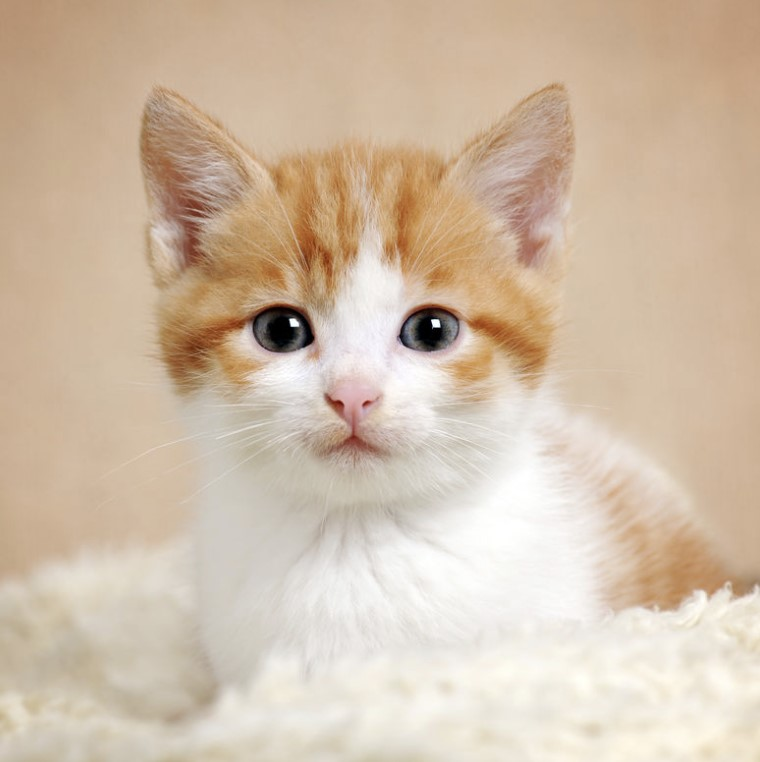
#> input picture input.jpg, 760 x 762 px; its folder holds only this picture in this run
$ jupyter execute fisheye.ipynb
#> lines starting #> are read from the running program, lines starting #| are printed output that depends on the picture
#> in main, image is the input picture: shape (762, 760, 3); mean B, G, R 169.5, 190.3, 209.3
#| 处理 input.jpg (762, 760, 3)
[cell 1]
from functools import lru_cache
from numpy import cos, sin
from tqdm import tqdm
import numpy as np
import random
import glob
import cv2
import os

[cell 2]
focal_length = [2.5, 2.5]  # 焦距，越小越圆
xi_ = [4.5, 7.5]  # ξ,越大图越小且越圆
radial_param = [-2.0, -2.0, -2.0]  # 径向畸变参数
tangential_param = [0.0, 0.0]  # 切向畸变参数
gamma = None  # γ
u0, v0 = 1, 1  # 焦点
s = 0.0  # 斜度
r = 1.0  # 长宽比
projection_matrix = None
distance = None  # 初始时图像平面到单位球心的距离
# 旋转矩阵参数
alpha_ = [-0.2, 0.2]  # 正：向下旋转 负：向上旋转 [-0.3,0.3]
beta_ = [-0.2, 0.2]  # 正：向左旋转 负：向右旋转 [-0.3,0.3]
theta_ = [-0.1, 0.1]  # 平面旋转 [-0.1,0.1]
x_trans = 0
y_trans = 0
z_trans = 0

x_shift_ = [-50, 50]  # x方向偏移量
y_shift_ = [-50, 50]  # y方向偏移量

[cell 3]
# 生成鱼眼图像
# [67 lines left out: function generate, not called in this run]


# 按照uv贴图的方式，计算每一块四个点的投影坐标，然后将这一块变形为投影后的四边形
# show:是否显示绘制过程
def generateUV(img, show = True):
#> called with show = True
    global gamma, projection_matrix, distance
    height, width = img.shape[:2]
#> height = 762; width = 760
    # img = cv2.resize(img, (width, height), interpolation=cv2.INTER_NEAREST)
    out_img = np.zeros(img.shape).astype(np.uint8)

    # 显示绘制过程
    show_img = img.copy()
    show_img = cv2.resize(show_img, (img.shape[1] // 2, img.shape[0] // 2))
    show_out_img = out_img.copy()
    show_out_img = cv2.resize(show_out_img, (img.shape[1] // 2, img.shape[0] // 2))

    # 以图像中心为原点，建立坐标矩阵
    center_x, center_y = width // 2, height // 2
#> center_x = 380; center_y = 381
    cord_x, cord_y = np.meshgrid(np.arange(start = -center_x, stop = center_x),
                                 np.arange(start = -center_y, stop = center_y))
    cord = np.dstack((cord_x, cord_y)).astype(np.float64)  # (256,256,2)
    cord = np.insert(cord, 2, 1, axis = 2)  # 插入z坐标值（单位球面），(256,256,3)

    # 投影参数
    alpha = random.uniform(alpha_[0], alpha_[1])
    beta = random.uniform(beta_[0], beta_[1])
    theta = random.uniform(theta_[0], theta_[1])
    gamma = random.uniform(focal_length[0], focal_length[1])
    distance = random.uniform(focal_length[0], focal_length[1]) * width / 12  # 控制畸变程度关键变量
#> distance = 158.3
    xi = random.uniform(xi_[0], xi_[1])
    x_shift = random.uniform(x_shift_[0], x_shift_[1])
    y_shift = random.uniform(y_shift_[0], y_shift_[1])
    projection_matrix = np.array([[gamma, gamma * s, u0], [0, gamma * r, v0], [0, 0, 1]]).astype(np.float64)
    rotate_matrix = np.array([[cos(beta) * cos(theta), cos(beta) * sin(theta), -sin(beta), x_trans],
                              [-cos(alpha) * sin(theta) + sin(alpha) * sin(beta) * cos(theta),
                               cos(alpha) * cos(theta) + sin(alpha) * sin(beta) * sin(theta), sin(alpha) * cos(beta),
                               y_trans], [sin(alpha) * sin(theta) + cos(alpha) * sin(beta) * cos(theta),
                                          -sin(alpha) * cos(theta) + cos(alpha) * sin(beta) * sin(theta),
                                          cos(alpha) * cos(beta), z_trans], [0, 0, 0, 1]])

    # 返回(x,y)投影后的坐标
    @lru_cache(maxsize = 1024, typed = False)
    def get_projection(i, j):
        cord_ij = cord[i][j].copy()
        x, y = cord_ij[:2]
        x, y = float(x), float(y)
        x, y = x + x_shift, y + y_shift
        z = distance
        # formula(1)
        mod = np.sqrt(x * x + y * y + z * z)  # x,y归一化
        x, y, z = x / mod, y / mod, z / mod
        x, y, z = np.matmul(rotate_matrix, np.array([x, y, z, 1.0]).T)[:3]
        # x, y, z = float(x), float(y), float(z)

        x, y, z = x / (z + xi), y / (z + xi), 1.0
        # formula(4),https://physics.stackexchange.com/questions/273464/what-is-the-tangential-distortion-of
        # -opencv-actually-tangential-to
        r2 = x * x + y * y
        k = radial_param
        p = tangential_param
        c = 1 + k[0] * r2 + k[1] * r2 ** 2 + k[2] * r2 ** 3
        new_x = x * c + 2 * p[0] * x * y + p[1] * (r2 + 2 * x * x)
        new_y = y * c + 2 * p[1] * x * y + p[0] * (r2 + 2 * y * y)
        cord_ij[0], cord_ij[1], cord_ij[2] = new_x, new_y, z
        cord_ij = np.matmul(projection_matrix, cord_ij)

        x, y = round(cord_ij[0] * center_x), round(cord_ij[1] * center_y)
        return [y, x]

    block_size = 64  # 每次进行投影变换的一块区域大小
    for i in tqdm(range(0, height, block_size), ncols = 120):
        for j in range(0, width, block_size):
            # 以当前点为左上角计算四个点[左上，左下，右下，右上]
            block = [[i, j], [i + block_size - 1, j], [i + block_size - 1, j + block_size - 1], [i, j + block_size - 1]]
            block_proj = [[0, 0], [0, 0], [0, 0], [0, 0]]  # 投影后坐标
            for k in range(4):
                block[k][0] = max(0, block[k][0])
                block[k][0] = min(height - 2, block[k][0])  # 解决莫名其妙的边界错误
                block[k][1] = max(0, block[k][1])
                block[k][1] = min(width - 2, block[k][1])
                block_proj[k] = get_projection(block[k][0], block[k][1])
            block = np.float32(block)
            block_proj = np.float32(block_proj)
            for _ in range(4):
                block_proj[_] = block_proj[_][::-1]  # 反转
                block[_] = block[_][::-1]
            proj_M = cv2.getPerspectiveTransform(block, block_proj)  # 计算投影变换矩阵:block_proj = proj_M * block

            # 分割出要变换的块
            # 如果是先截取要分割的块再投影变化则因为走样原因会出现黑边，因此要先投影整张图像在截取
            # block_img = np.zeros(img.shape).astype(img.dtype)
            # block_img[i:i + block_size, j:j + block_size, :] = img[i:i + block_size, j:j + block_size, :]
            block_img = img.copy()
            mask = np.zeros(img.shape[:2], np.uint8)
            cv2.drawContours(mask, [block_proj.astype(np.int32)], -1, 255, -1, cv2.LINE_AA)  # 生成切割部分的mask

            # 计算投影结果
            proj_out = cv2.warpPerspective(block_img, proj_M, (width, height), cv2.INTER_LINEAR)
            proj_out = cv2.bitwise_and(proj_out, proj_out, mask = mask) # 图像按位与运算
            alpha = proj_out.sum(axis = (2))  # 获取第三维的和，如果为0，说明该像素为背景像素
            out_img_alpha = alpha == 0
            proj_out_alpha = alpha != 0  # 设置投影后的图像alpha
            for c in range(3):
                out_img[:, :, c] *= out_img_alpha
                proj_out[:, :, c] *= proj_out_alpha
            out_img = cv2.addWeighted(out_img, 1, proj_out, 1, 0)  # 图像叠加

            # 显示绘制过程
            if show:
                cv2.polylines(show_out_img, [block_proj.astype(np.int32) // 2], True, (0, 0, 255), 1, cv2.LINE_AA)
                cv2.polylines(show_img, [block.astype(np.int32) // 2], True, (0, 255, 0), 1, cv2.LINE_AA)  # 反走样
                cv2.imshow("show_img", show_img)
                cv2.imshow("show_out_img", show_out_img)
                cv2.imshow("out_img", out_img)
                cv2.waitKey(1)
#> this loop made 12 passes
#> pass 1, in generateUV, `cv2.imshow("show_img", show_img)`:
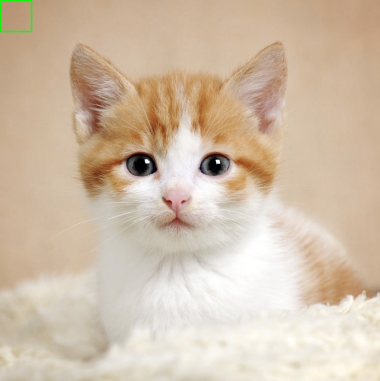
#> window 'show_img': shape (381, 380, 3); mean B, G, R 169.5, 190.5, 209.3
#> pass 1, in generateUV, `cv2.imshow("show_out_img", show_out_img)`:
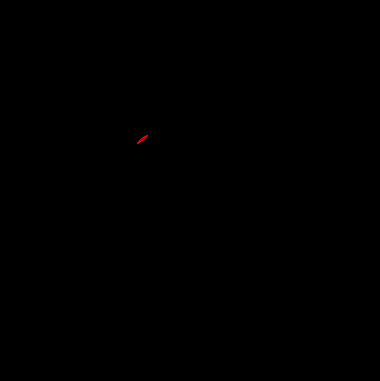
#> window 'show_out_img': shape (381, 380, 3); mean B, G, R 0, 0, 0
#> after the loop:
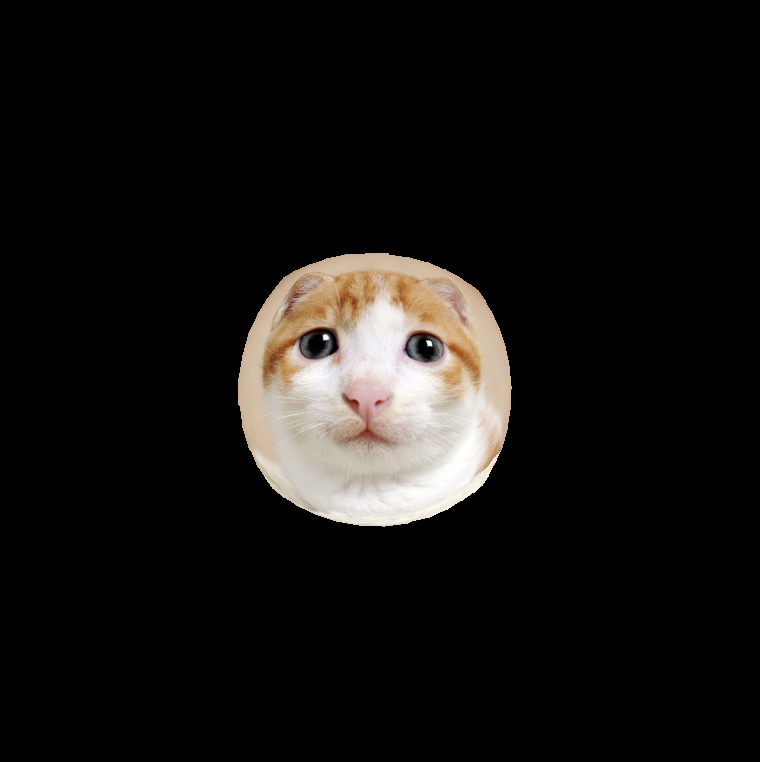
#> out_img: shape (762, 760, 3); mean B, G, R 17.8, 19.6, 21.4
#> after the loop:
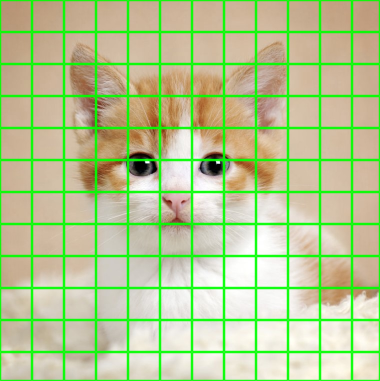
#> show_img: shape (381, 380, 3); mean B, G, R 146.2, 199.4, 180.5
#> after the loop:
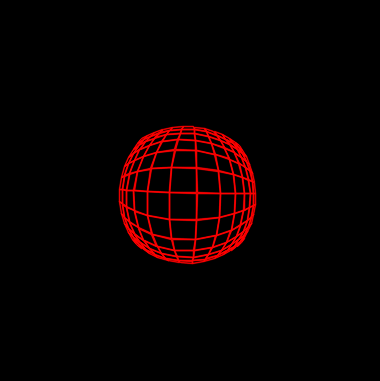
#> show_out_img: shape (381, 380, 3); mean B, G, R 0, 0, 9

    return crop(out_img)


# 生成的图像因为精度原因有些缺省，就是图像中的黑点，即rgb为0，要将这些部分插值补全
# [18 lines left out: function completion, not called in this run]


def crop(img):
    h, w = img.shape[:2]
    left = [0, 0]  # 左上角点
    right = [0, 0]  # 右下角点
    zero = np.array([0, 0, 0])
    for i in tqdm(range(h), ncols = 50):
        line = img[i:i + 1, :, :]  # 第i行
        if line.sum(axis = (0, 1, 2)) != 0:  # 说明该行有像素
            left[1] = i
            break
    i = h - 1
    while i >= 0:
        line = img[i:i + 1, :, :]
        if line.sum(axis = (0, 1, 2)) != 0:  # 说明该行有像素
            right[1] = i
            break
        i -= 1
    for j in tqdm(range(w), ncols = 50):
        line = img[:, j:j + 1, :]
        if line.sum(axis = (0, 1, 2)) != 0:  # 说明该列有像素
            left[0] = j
            break
    j = w - 1
    while j >= 0:
        line = img[:, j:j + 1, :]
        if line.sum(axis = (0, 1, 2)) != 0:  # 说明该列有像素
            right[0] = j
            break
        j -= 1
    img = img[left[1]:right[1], left[0]:right[0]]
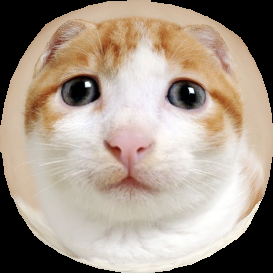
#> img: shape (273, 273, 3); mean of channels 0, 1, 2 138.1, 152, 166.5; drawn as B, G, R
    img = cv2.resize(img, (w, h), interpolation = cv2.INTER_NEAREST)
#> img: shape (762, 760, 3)
    return img

[cell 4]
def main():
    img_path = './'  # 当前目录
    out_img_path = './'  # 输出目录
    img_name = 'input.jpg'  # 输入图像的文件名
    output_name = 'output.jpg'  # 输出图像的文件名
    save_name = os.path.join(out_img_path, output_name)  # 输出图像的文件名

    if not os.path.exists(img_path + img_name):
        print(f'Error: 输入图像 "{img_name}" 不存在于源目录中.')
        return
    '''
    if os.path.exists(save_name):
        print(f'Error: 输出图像 "{output_name}" 已经存在.')
        return
    '''
    image = cv2.imread(os.path.join(img_path, img_name))
    print(f'处理 {img_name} {image.shape}')

    # 这里需要添加图像处理代码，例如使用generateUV函数
    out_img = generateUV(image)

    # 保存处理后的图像为JPG格式
    cv2.imwrite(save_name, out_img, [int(cv2.IMWRITE_JPEG_QUALITY), 95])
    print(f'{output_name} 处理完成，已保存到 {out_img_path}')


if __name__ == '__main__':
    main()
